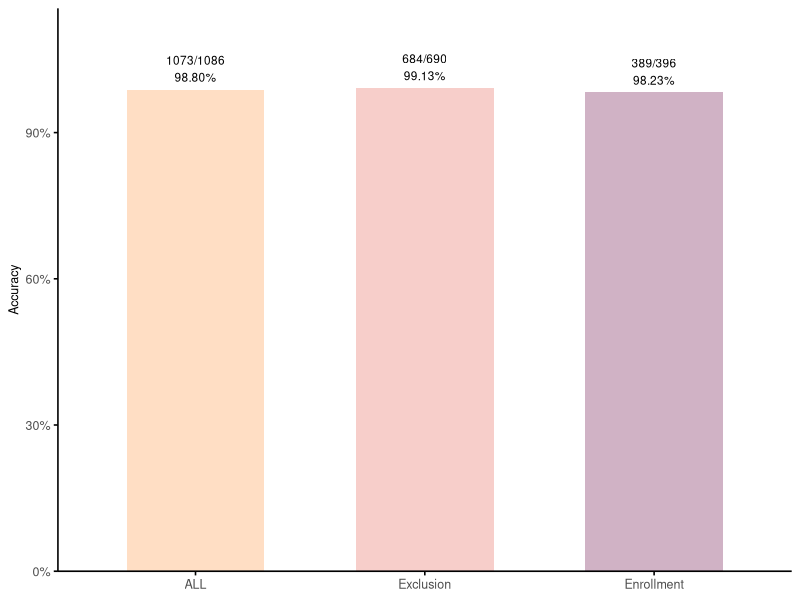
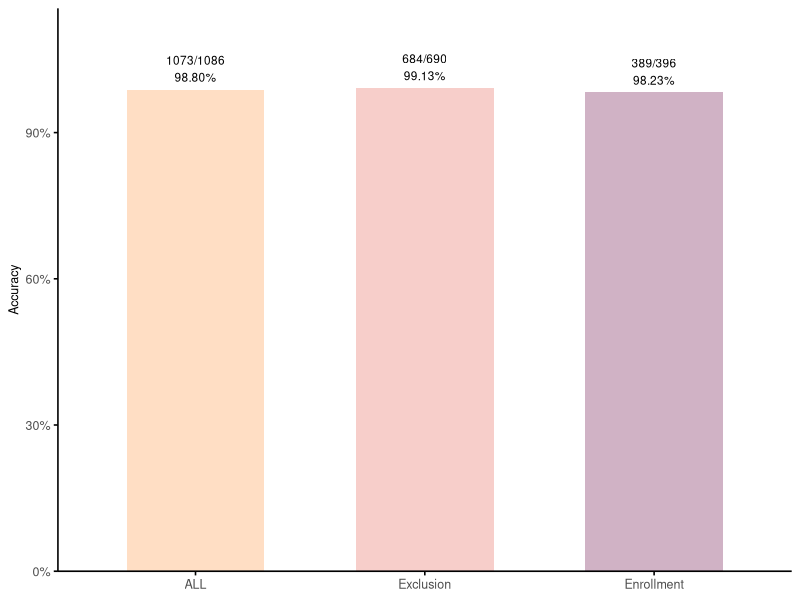

The R source for these figures, in order:
library(ggplot2)
library(scales)

data <- data.frame(
  Method = c("ALL", "Exclusion", "Enrollment"),
  Accurate_Count = c(1073, 684, 389),
  Total_Count = c(1086, 690, 396)
)

data$Method <- factor(data$Method, 
                      levels = c("ALL", "Exclusion", "Enrollment"))

data$Accuracy_Rate <- data$Accurate_Count / data$Total_Count
data$Percentage <- percent(data$Accuracy_Rate)
data$Label <- paste0(data$Accurate_Count, "/", data$Total_Count, "\n", data$Percentage)

P <- ggplot(data, aes(x = Method, y = Accuracy_Rate, fill = Method)) +
  geom_bar(stat = "identity", width = 0.6, alpha = 0.6) +
  geom_text(aes(label = Label), vjust = -0.3, size = 3) +
  scale_y_continuous(
    limits = c(0, 1.05),
    labels = percent_format(),
    expand = expansion(mult = c(0, 0.1))
  ) +
  labs(
    y = "Accuracy"
  ) +
  theme_minimal(base_size = 12) +
  theme(
    plot.title = element_text(hjust = 0.5, size = 12, face = "bold"),
    legend.position = "none",
    axis.title.x = element_blank(),
    axis.title.y = element_text(size = 9),
    axis.text = element_text(size = 9),
    panel.grid.major = element_blank(),
    panel.grid.minor = element_blank(),
    axis.line = element_line(color = "black"),
    axis.ticks = element_line(color = "black")
  ) +
  scale_fill_manual(values = c("#FFC89D", "#F1AEA7", "#B17F9F"))

P
ggsave("accuracy.pdf", P, width = 3, height = 4.5)
